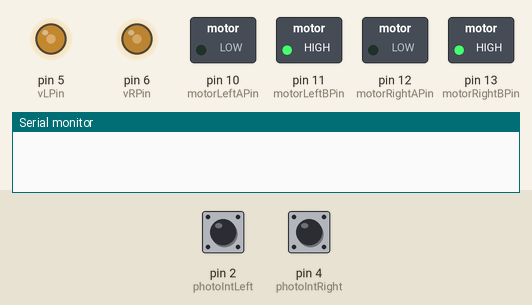
Simulated run of this sketch. Board: Arduino Uno, built with avr-gcc and run on an emulated ATmega328P. Parts: switched loads named in the sketch (green lamp = pin HIGH), output pins drawn as LEDs (lit = HIGH), the last lines printed to the serial monitor. The test bench sets the inputs (shaded band); at power-on: pin 2 (photoIntLeft) HIGH, pin 4 (photoIntRight) HIGH.

Above: at 0.1 s.
At 13.6 s:
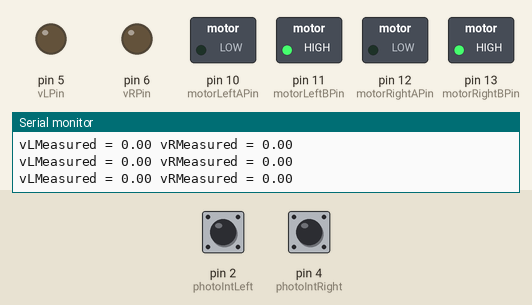
Timing chart, 0 to 15.1 s (numbered marks = the images above):
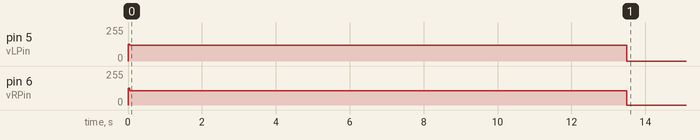

The sketch:

circulo.ino
```cpp
#include <math.h>
#include <PID_v1.h>

int vLPin = 5;
int vRPin = 6;

int motorLeftAPin = 10;
int motorLeftBPin = 11;
int motorRightAPin = 12;
int motorRightBPin = 13;

int photoIntLeft = 2;
int photoIntRight = 4;

double ticRPM = 0;
double tocRPM = 0;
double elapsedRPM = 0;
double timeSlot = 600.0;

int prevEncoderStatusLeft = 0;
int currentEncoderStatusLeft = 0;
int countLeft = 0;
int prevCountLeft = 0;

int prevEncoderStatusRight = 0;
int currentEncoderStatusRight = 0;
int countRight = 0;
int prevCountRight = 0;

double vL = 90;
double vR = 100;
double vLMeasured = 0;
double vRMeasured = 0;
double vLPWM;
double vRPWM;

double pi = 3.14159265359;
double L = 0.15;
double r = 0.0654/2;

double tic = 0;
double toc = 0;
double elapsed = 0;

double x = 0.5;
double y = 0;
double theta = 0;

double xEstimated = 0;
double yEstimated = 0;
double thetaEstimated = 0;

PID PIDLeft(&vLMeasured, &vLPWM, &vL, 1.5, 5, 0.75, DIRECT);
PID PIDRight(&vRMeasured, &vRPWM, &vR, 1.5, 5, 0.75, DIRECT);

bool done = false;

void setup() {
  pinMode(vLPin, OUTPUT);
  pinMode(vRPin, OUTPUT);

  pinMode(motorLeftAPin, OUTPUT);
  pinMode(motorLeftBPin, OUTPUT);
  pinMode(motorRightAPin, OUTPUT);
  pinMode(motorRightBPin, OUTPUT);

  pinMode(photoIntLeft, INPUT);
  pinMode(photoIntRight, INPUT);

  PIDLeft.SetMode(AUTOMATIC);
  PIDRight.SetMode(AUTOMATIC);

  setVelocityDirection("forward", 127, "left");
  setVelocityDirection("forward", 127, "right");
  delay(50);

  Serial.begin(9600);

  //delay(3000);
  //Serial.println("ahí va");
}
void loop() {
  toc = millis();
  elapsed = toc - tic;
  if(elapsed < 13500) {

    if(elapsedRPM == 0) {
      ticRPM = millis();
    }

    //Serial.println("yamamo");
    //Serial.println("vLPWM = " + String(vLPWM) + " y vRPWM = " + String(vRPWM));
    updateEncoderStatus();
    updateMeasuredVelocityValues();

    setVelocityDirection("forward", 120, "left");
    setVelocityDirection("forward", 106, "right");
  }
  else {
    setVelocityDirection("forward", 0, "left");
    setVelocityDirection("forward", 0, "right");
  }

}

void setVelocityDirection(String dirStr, int speedValue, String motor) {
  setDirection(dirStr, motor);
  setVelocity(speedValue, motor);
}

void setDirection(String dirStr, String motor) {
  int pinA;
  int pinB;
  int pinAValue;
  int pinBValue;

  if(motor == "left") {
    pinA = motorLeftAPin;
    pinB = motorLeftBPin;
  }
  else {
    pinA = motorRightAPin;
    pinB = motorRightBPin;
  }

  if(dirStr == "backward") {
    pinAValue = HIGH;
    pinBValue = LOW;
  }
  else {
    pinAValue = LOW;
    pinBValue = HIGH;
  }
  digitalWrite(pinA, pinAValue);
  digitalWrite(pinB, pinBValue);
}

void setVelocity(int speedValue, String motor) {
  int pin;
  if(motor == "left") {
    pin = vLPin;
  }
  else {
    pin = vRPin;
  }
  analogWrite(pin, speedValue);
}

void updateEncoderStatus() {
    prevEncoderStatusLeft = currentEncoderStatusLeft;
    currentEncoderStatusLeft = digitalRead(photoIntLeft);

    prevEncoderStatusRight = currentEncoderStatusRight;
    currentEncoderStatusRight = digitalRead(photoIntRight);

    if(prevEncoderStatusLeft == 1 && currentEncoderStatusLeft == 0) {
      countLeft = countLeft + 1;
    }

    if(prevEncoderStatusRight == 1 && currentEncoderStatusRight == 0) {
      countRight = countRight + 1;
    }
}

void updateMeasuredVelocityValues() {
  tocRPM = millis();
  elapsedRPM = tocRPM - ticRPM;

  if(elapsedRPM > timeSlot) {
    vLMeasured = getMeasuredVelocity("left");
    vRMeasured = getMeasuredVelocity("right");
    Serial.println("vLMeasured = " + String(vLMeasured) + " vRMeasured = " + String(vRMeasured) + "\n");

    //Serial.println("LEFT{Output: " + String(vLPWM) + ", Measured: " + String(vLMeasured) + "}");
    //Serial.println("RIGHT{Output: " + String(vRPWM) + ", Measured: " + String(vRMeasured) + "}\n");
    countLeft = 0;
    countRight = 0;
    elapsedRPM = 0;
  }
}

double getMeasuredVelocity(String motor) {
  double count;
  if(motor == "left") {
    count = countLeft;
  }
  else {
    count = countRight;
  }
  //return rpm2mps((count/20.0)*(60000.0/timeSlot));
  return (count/20.0)*(60000.0/timeSlot);
}

double rpm2rads(double vrpm) {
  return (2*pi/60)*vrpm;
}

double rpm2mps(double vrpm) {
  return r*rpm2rads(vrpm);
}

void updateEstimatedPosition() {
  /*
  double deltaCountLeft = countLeft - prevCountLeft;
  double deltaCountRight = countRight - prevCountRight;

  double deltaS = (r/2)*(deltaCountLeft + deltaCountRight);
  double deltaTheta = (r/L)*(deltaCountRight - deltaCountLeft);

  xEstimated = xEstimated + cos(thetaEstimated)*deltaS;
  yEstimated = yEstimated + sin(thetaEstimated)*deltaS;
  thetaEstimated = thetaEstimated + deltaTheta;

  prevCountLeft = countLeft;
  prevCountRight = countRight;
  Serial.println("x = " + String(xEstimated) + " y = " + String(yEstimated) + " theta = " + String(thetaEstimated) + "\n");
  */

  toc = millis();
  elapsed = toc - tic;

  if(elapsed > (0.1/2)*timeSlot) {

    elapsed = elapsed/1000;
    //Serial.println(String(elapsed));

    double omegaL = rpm2rads(vLMeasured);
    double omegaR = rpm2rads(vRMeasured);

    double v = (r/2)*(omegaL + omegaR);
    double omega = (r/L)*(omegaR - omegaL);

    double vx = v * cos(thetaEstimated);
    double vy = v * sin(thetaEstimated);
    double thetadot = omega;

    xEstimated = xEstimated + vx*elapsed;
    yEstimated = yEstimated + vy*elapsed; // by the way, the last term is delta_y from the equations in your comment
    thetaEstimated = thetaEstimated + thetadot*elapsed;

    elapsed = 0;

    Serial.println("x = " + String(xEstimated) + " y = " + String(yEstimated) + " theta = " + String(thetaEstimated) + "\n");
  }
}

double getDistance(double x, double y, double xEstimated, double yEstimated) {
  return sqrt(pow(x - xEstimated, 2) + pow(y - yEstimated, 2));
}

void updateRequiredVelocityValues() {
  double tol = 0.05;

  double a = 1.55;
  double b = 3.6;

  double rho = getDistance(x, y, xEstimated, yEstimated);
  //double alpha = abs((atan2 (y - yEstimated, x - xEstimated) - thetaEstimated));
  double alpha = (atan2 (y - yEstimated, x - xEstimated) - thetaEstimated);

  // || (alpha > 10*tol && thetaEstimated < 2*pi*tol)
  if(rho > tol) {

    double v = a*rho;
    double omega = b*alpha;

    //double v = a*rho*cos(alpha);
    //double omega = a*sin(alpha)*cos(alpha) + b*alpha;

    vL = 1/r*(v - (L/2)*omega);
    vR = 1/r*(v + (L/2)*omega);
  }
  else {
    vL = 0;
    vR = 0;
    setVelocityDirection("forward", 0, "left");
    setVelocityDirection("forward", 0, "right");
    delay(1000);
    Serial.println("estoy en tol \n");
    done = true;
  }
  /*
  double tol = 0.02;

  double a = 1.5;
  double b = 3;

  double rho = getDistance(x, y, xEstimated, yEstimated);
  double alpha = abs((atan2 (y - yEstimated, x - xEstimated) - thetaEstimated));

  if(alpha > 10*tol) {
    if(rho > tol) {

      double v = a*rho;
      double omega = b*alpha;

      //double v = a*rho*cos(alpha);
      //double omega = a*sin(alpha)*cos(alpha) + b*alpha;

      vL = 1/r*(v - (L/2)*omega);
      vR = 1/r*(v + (L/2)*omega);
    }
    else {
      stopp();
      Serial.println("estoy en tol \n");
    }
  }
  */
}

void stopp() {
  vL = 0;
  vR = 0;
  setVelocityDirection("forward", 0, "left");
  setVelocityDirection("forward", 0, "right");
  delay(1000);
  done = true;
}
```

Measured:
- by itself, pin 5 (vLPin): 127/255 → 120/255 at 0.05 s, → 0/255 13.4 s later
- by itself, pin 6 (vRPin): 127/255 → 106/255 at 0.05 s, → 0/255 13.4 s later
